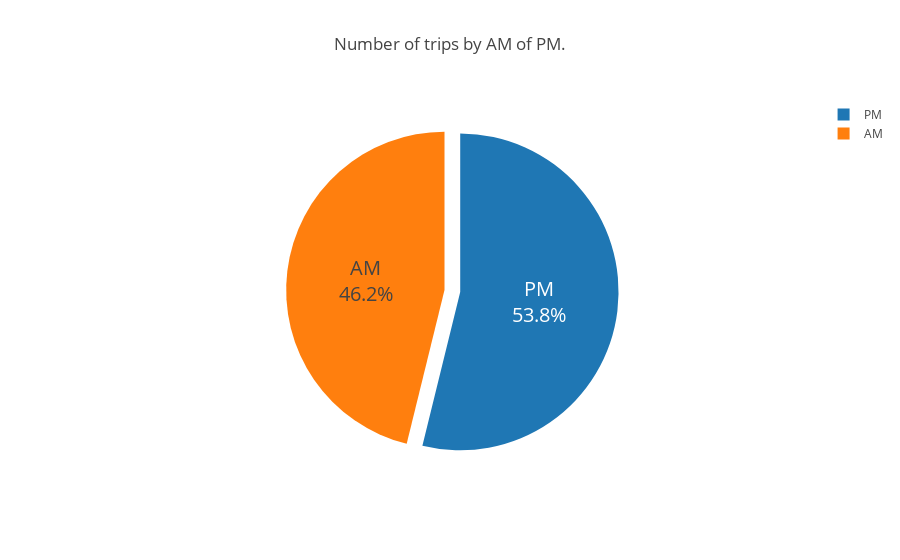

Notebook cell for this chart:
### Code cell
fig = px.pie(q_1 ,
values='number_of_trips',
names='AM_PM' ,
title='Number of trips by AM of PM.',
template='none',
hover_name='number_of_trips')
fig.update_traces(hoverinfo = 'label+percent' ,
                  textfont_size = 20 ,
                  textinfo = 'label+percent' ,
                  pull=[0.1 , 0 , 0.2 , 0 , 0 , 0] )

### Figure 1 — Plotly figure (JSON) as saved in the notebook; plotly's stock layout.template omitted (floating-point values rounded to 4 significant figures)
{"data": [{"domain": {"x": [0, 1], "y": [0, 1]}, "hoverinfo": "label+percent", "hovertemplate": "<b>%{hovertext}</b><br><br>AM_PM=%{label}<br>number_of_trips=%{value}<extra></extra>", "hovertext": [49377, 42335], "labels": ["PM", "AM"], "legendgroup": "", "name": "", "pull": [0.1, 0, 0.2, 0, 0, 0], "showlegend": true, "textfont": {"size": 20}, "textinfo": "label+percent", "type": "pie", "values": [49377, 42335]}], "layout": {"legend": {"tracegroupgap": 0}, "title": {"text": "Number of trips by AM of PM."}}}
